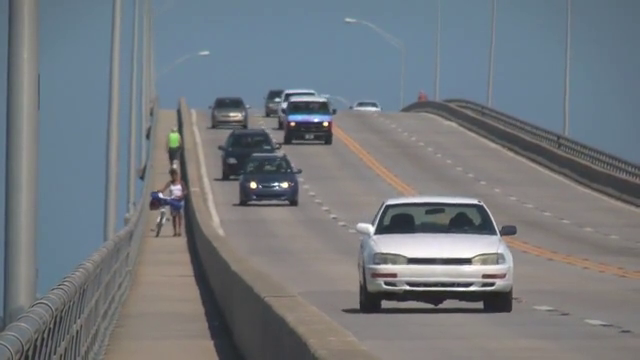
#> input picture frame 91 of AI3603/HW5/slow_traffic_small.mp4, 640 x 360 px, given in place of vtest.avi, which was not available
$ jupyter execute co21btech11004-hw5.ipynb   (text cells are left out)
#> lines starting #> are read from the running program, lines starting #| are printed output that depends on the picture; pictures that were not available may be replaced by others from this repository, and a replacement may not be noted
[cell 1]
# import libraries
import numpy as np
import matplotlib.pyplot as plt
import cv2

[cell 2]
def drawOpticalFlow(img, u, v, scale=3, cnt=8, ax=None):
    """
    Draw optical flow on image
    :param img: image
    :param u: optical flow in x direction
    :param v: optical flow in y direction
    :return: image with optical flow drawn
    """
    ax.imshow(img)
    for i in range(0, u.shape[0], cnt):
        for j in range(0, u.shape[1], cnt):
            dx = scale * u[i, j]
            dy = scale * v[i, j]
            if (dx>0) or (dy>0):
                ax.arrow(j, i, dx, dy, color='red')
    ax.axis('off')

[cell 3]
def plotFrameFlow(frame0, frame1, u, v, idx=0):
    """
    Plot optical flow between two frames
    :param frame0: first frame
    :param frame1: second frame
    :param u: optical flow in x direction
    :param v: optical flow in y direction
    """
    fig, ax = plt.subplots(1, 3, figsize=(15, 5))
    ax[0].imshow(frame0)
    ax[0].axis('off')
    ax[0].set_title(f'Frame {idx}')
    ax[1].imshow(frame1)
    ax[1].axis('off')
    ax[1].set_title(f'Frame {idx+1}')
    drawOpticalFlow(frame1, u, v, ax=ax[2])
    ax[2].set_title('Optical Flow')
    plt.show()

[cell 4]
def hornSchunck(img1, img2, alpha=0.001, tol=0.1, num_iter=100):
    """
    Horn-Schunck Optical Flow algorithm
    :param img1: first image
    :param img2: second image
    :param alpha: smoothness parameter
    :param tol: tolerance for convergence
    :param num_iter: number of iterations
    :return: u, v - optical flow in x and y directions
    """
    # convert images to grayscale
    img1 = cv2.cvtColor(img1, cv2.COLOR_BGR2GRAY)
    img2 = cv2.cvtColor(img2, cv2.COLOR_BGR2GRAY)

    # convert to float32
    img1 = np.float32(img1)
    img2 = np.float32(img2)

    # noise reduction
    img1 = cv2.GaussianBlur(img1, (5, 5), 0)
    img2 = cv2.GaussianBlur(img2, (5, 5), 0)

    # compute image gradients
    kx = np.array([[-1, 1], [-1, 1]]) * 0.25
    ky = np.array([[-1, -1], [1, 1]]) * 0.25
    kt = np.array([[1, 1], [1, 1]]) * 0.25
    Ex = cv2.filter2D(img1, -1, kx) + cv2.filter2D(img2, -1, kx)
    Ey = cv2.filter2D(img1, -1, ky) + cv2.filter2D(img2, -1, ky)
    Et = cv2.filter2D(img1, -1, -kt) + cv2.filter2D(img2, -1, kt)

    # local average kernel
    kAvg = np.array([[1/12, 1/6, 1/12], [1/6, 0, 1/6], [1/12, 1/6, 1/12]])

    # initialize u and v
    u = np.zeros_like(img1)
    v = np.zeros_like(img1)

    # iterate
    iter = 0
    while iter < num_iter:
        # compute local averages
        avg_u = cv2.filter2D(u, -1, kAvg)
        avg_v = cv2.filter2D(v, -1, kAvg)

        # compute flow
        num = Ex * avg_u + Ey * avg_v + Et
        denom = alpha**2 + Ex**2 + Ey**2
        u_k = u
        u = avg_u - Ex * num / denom
        v = avg_v - Ey * num / denom

        err = np.linalg.norm(u - u_k, 2)
        if err < tol:
            break

        # update iteration count
        iter += 1


    return u, v

[cell 5]
vidPath = 'vtest.avi'
vid = cv2.VideoCapture(vidPath)

# check if video opened successfully
if not vid.isOpened():
    print("Error opening video file")
    exit()

# store first 4 frames
frames = []
for i in range(4):
    # read frame
    ret, frame = vid.read()
    if not ret:
        print("Error reading video frame")
        break
    # convert BGR to RGB
    frame_rgb = cv2.cvtColor(frame, cv2.COLOR_BGR2RGB)
    frames.append(frame_rgb)
#> this loop made 4 passes
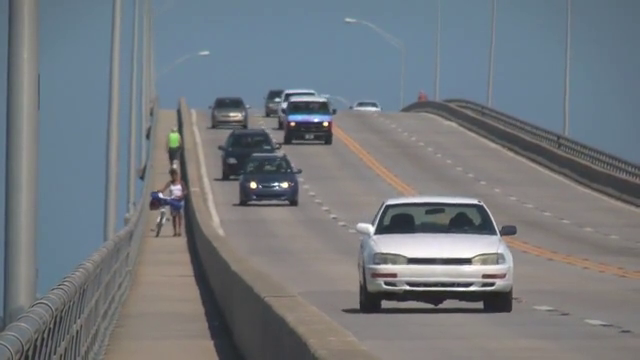
#> input picture frame 91 of AI3603/HW5/slow_traffic_small.mp4, 640 x 360 px, given in place of vtest.avi, which was not available
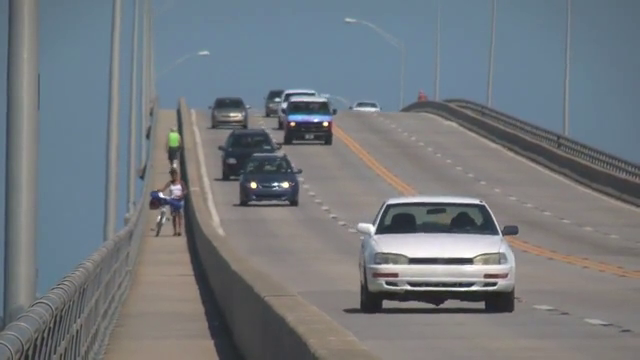
#> input picture frame 92 of AI3603/HW5/slow_traffic_small.mp4, 640 x 360 px, given in place of vtest.avi, which was not available
#> after the loop:
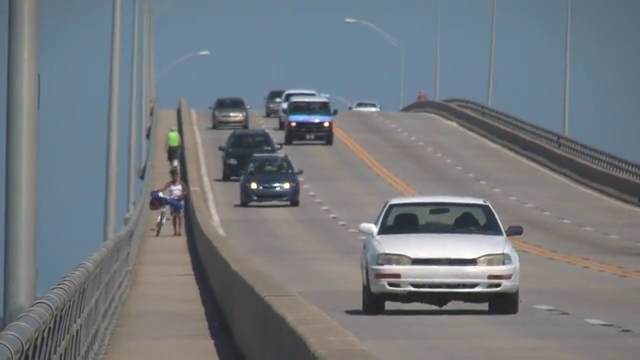
#> frame: shape (360, 640, 3); mean B, G, R 126.4, 121.1, 115.5
#> after the loop, frames = 4 items

# run Horn-Schunck on first 3 frames
u, v = hornSchunck(frames[0], frames[1], alpha=30, tol=0.001)
#> the loop in hornSchunck, `while iter < num_iter:` made 100 passes
#> err on passes 1 to 12: 6.55, 4.72, 3.77, 3.18, 2.78, 2.48, 2.26, 2.08, 1.93, 1.81, 1.7, 1.61
#> pass 1, in hornSchunck, `denom = alpha**2 + Ex**2 + Ey**2`:
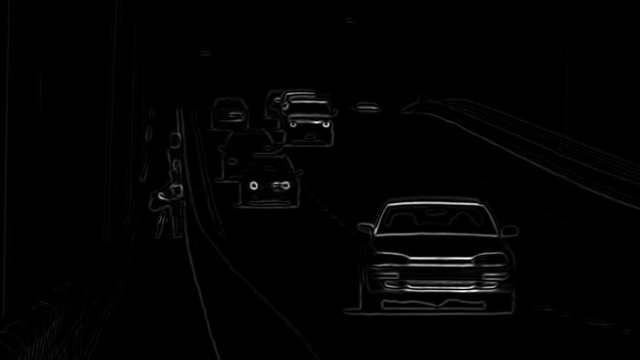
#> denom: shape (360, 640) float32; min 900, max 4858.3, mean 946.8; drawn with min black and max white
#> after the loop in hornSchunck, `while iter < num_iter:`:
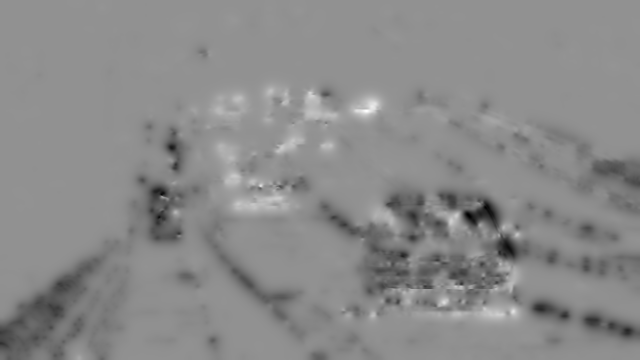
#> v: shape (360, 640) float32; min -0.869, max 0.652, mean -0.0424; drawn with min black and max white
#> after the loop in hornSchunck, `while iter < num_iter:`: iter = 100
plotFrameFlow(frames[0], frames[1], u, v, idx=0)
#> in plotFrameFlow, `plt.show()`:
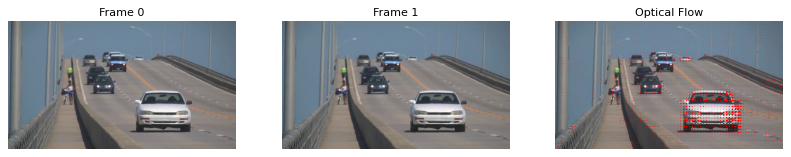
#> figure drawn by matplotlib, 3 panels

u, v = hornSchunck(frames[1], frames[2], alpha=30, tol=0.001)
#> call 2 of hornSchunck, with alpha = 30, tol = 0.001, num_iter = 100
#> in hornSchunck (call 2), `img2 = cv2.cvtColor(img2, cv2.COLOR_BGR2GRAY)`:
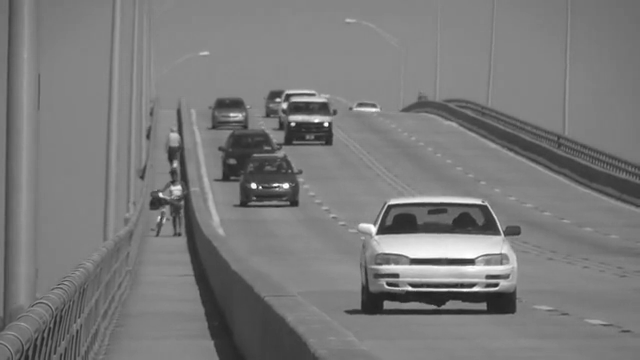
#> img2: shape (360, 640); min 31, max 255, mean 122.1
#> the loop in hornSchunck (call 2), `while iter < num_iter:` made 100 passes
#> err on passes 1 to 12: 6.86, 4.81, 3.8, 3.19, 2.77, 2.47, 2.25, 2.07, 1.92, 1.79, 1.69, 1.6
#> after the loop in hornSchunck (call 2), `while iter < num_iter:`:
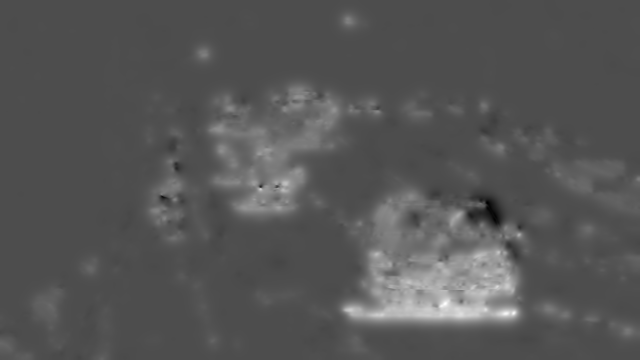
#> v: shape (360, 640) float32; min -0.771, max 1.77, mean 0.0886; drawn with min black and max white
plotFrameFlow(frames[1], frames[2], u, v, idx=1)

u, v = hornSchunck(frames[2], frames[3], alpha=30, tol=0.001)
#> call 3 of hornSchunck, with alpha = 30, tol = 0.001, num_iter = 100
#> the loop in hornSchunck (call 3), `while iter < num_iter:` made 100 passes
#> err on passes 1 to 12: 7.6, 5.4, 4.29, 3.61, 3.15, 2.82, 2.56, 2.35, 2.19, 2.05, 1.93, 1.83
#> pass 1, in hornSchunck (call 3), `v = avg_v - Ey * num / denom`:
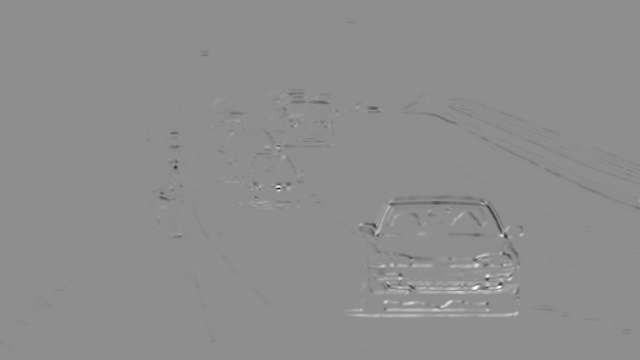
#> v: shape (360, 640) float32; min -0.944, max 0.751, mean -0.000226; drawn with min black and max white
#> after the loop in hornSchunck (call 3), `while iter < num_iter:`:
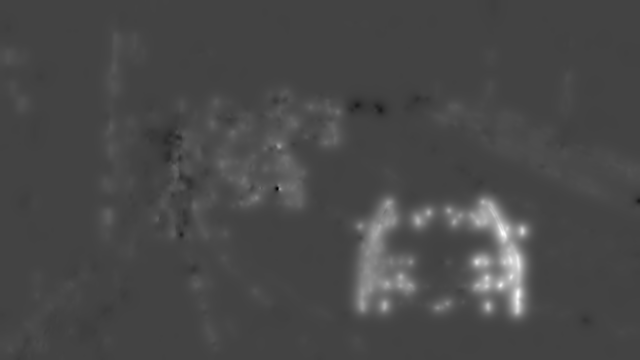
#> u: shape (360, 640) float32; min -0.973, max 2.72, mean 0.0847; drawn with min black and max white
#> after the loop in hornSchunck (call 3), `while iter < num_iter:`:
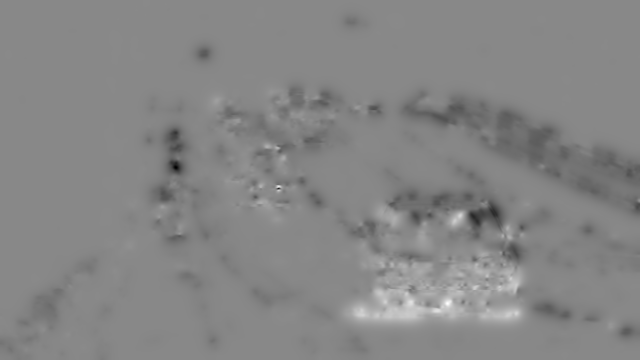
#> v: shape (360, 640) float32; min -1.35, max 1.17, mean -0.0248; drawn with min black and max white
plotFrameFlow(frames[2], frames[3], u, v, idx=2)
